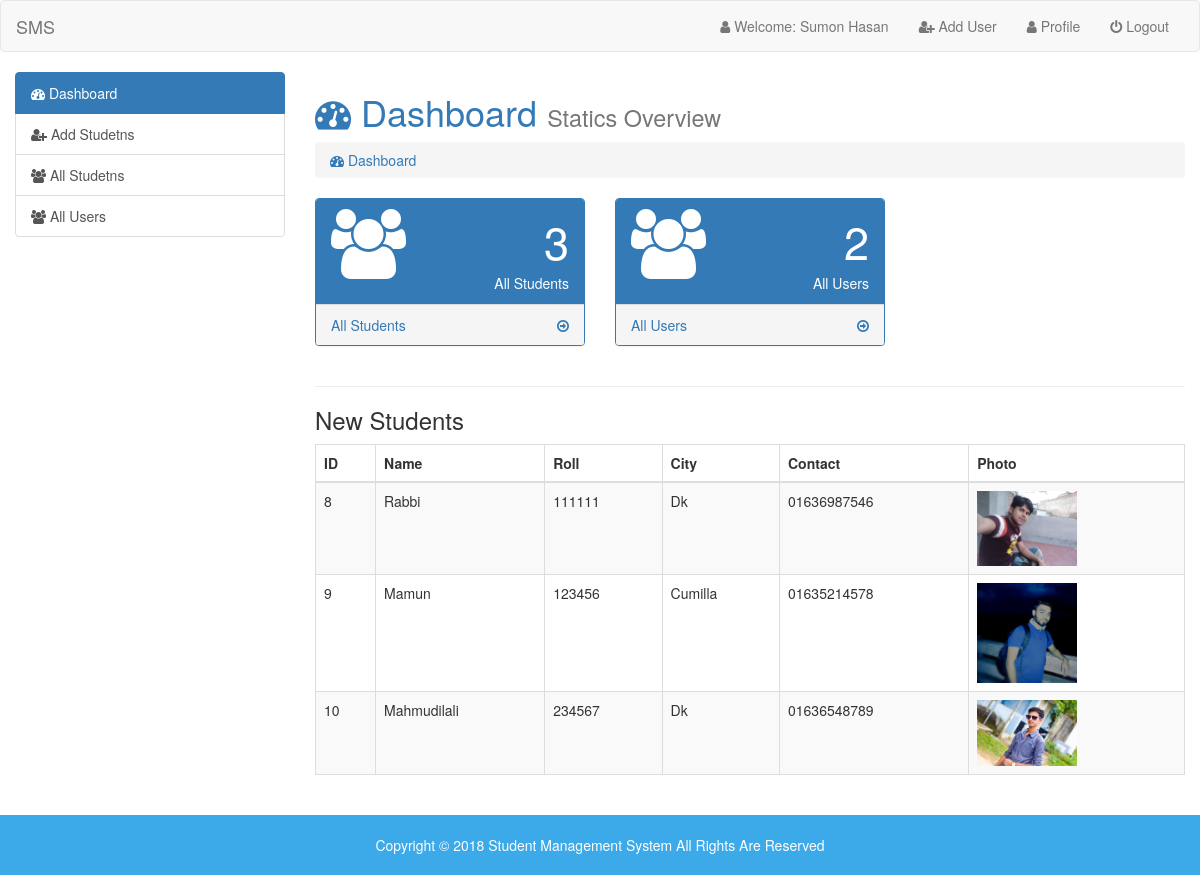
Screenshot of /php_pro1/admin/index.php (signed in) with the database file from the repository.
### tables this page shows
CREATE TABLE `student_info` (
  `id` int(5) NOT NULL,
  `name` varchar(50) NOT NULL,
  `roll` int(6) NOT NULL,
  `class` varchar(3) NOT NULL,
  `city` varchar(20) NOT NULL,
  `pcontact` varchar(11) NOT NULL,
  `photo` varchar(50) NOT NULL,
  `datetime` timestamp NOT NULL DEFAULT current_timestamp()
);

### php_pro1/admin/dashboard.php (the view)
<h1 class="text-primary"> <i class="fa fa-dashboard"></i> Dashboard <small>Statics Overview</small> </h1>
<ol class="breadcrumb">
  <li class="active"><a href="#"> <i class="fa fa-dashboard"></i> Dashboard</a></li>
</ol>
<?php
  $count_student = mysqli_query($linnk, "SELECT * FROM `student_info` ");
  $total_student = mysqli_num_rows($count_student);
  $count_users = mysqli_query($linnk, "SELECT * FROM `users` ");
  $total_users = mysqli_num_rows($count_users);
 ?>
<div class="row">
  <div class="col-sm-4">
      <div class="panel panel-primary">
        <div class="panel-heading">
          <div class="row">
            <div class="col-xs-3">
              <i class="fa fa-users fa-5x"></i>
            </div>
            <div class="col-xs-9">
              <div class="pull-right" style="font-size:45px"> <?= $total_student;  ?> </div>
              <div class="clearfix"></div>
              <div class="pull-right">All Students</div>
            </div>
        </div>
        </div>
          <a href="index.php?page=all-students">
            <div class="panel-footer">
              <span class="pull-left">All Students</span>
              <span class="pull-right"> <i class="fa fa-arrow-circle-o-right"></i> </span>
              <div class="clearfix"></div>
            </div>
          </a>
      </div>
  </div>
  <div class="col-sm-4">
      <div class="panel panel-primary">
        <div class="panel-heading">
          <div class="row">
            <div class="col-xs-3">
              <i class="fa fa-users fa-5x"></i>
            </div>
            <div class="col-xs-9">
              <div class="pull-right" style="font-size:45px"> <?= $total_users;  ?> </div>
              <div class="clearfix"></div>
              <div class="pull-right">All Users</div>
            </div>
        </div>
        </div>
          <a href="index.php?page=all-users">
            <div class="panel-footer">
              <span class="pull-left">All Users</span>
              <span class="pull-right"> <i class="fa fa-arrow-circle-o-right"></i> </span>
              <div class="clearfix"></div>
            </div>
          </a>
      </div>
  </div>
</div>
<hr>
<h3>New Students</h3>
<div class=" table-responsive">
<table id="data" class="table table-hover table-bordered table-striped">
<thead>
<tr>
  <th>ID</th>
  <th>Name</th>
  <th>Roll</th>
  <th>City</th>
  <th>Contact</th>
  <th>Photo</th>
</tr>
</thead>
<tbody>
  <?php
  $db_sinfo = mysqli_query($linnk, "SELECT * FROM `student_info` ");
  while ($row = mysqli_fetch_assoc($db_sinfo)) {?>
  <tr>
    <td> <?php echo $row['id']; ?> </td>
    <td><?php echo ucwords($row['name']); ?></td>
    <td><?php echo $row['roll']; ?></td>
    <td><?php echo ucwords($row['city']); ?></td>
    <td><?php echo $row['pcontact']; ?></td>
    <td> <img style="width: 100px" src="student_img/<?php echo $row['photo']; ?>" alt=""> </td>
  </tr>
  <?php
}
 ?>
</tbody>
</table>
</div>

### php_pro1/admin/index.php (shortened to what this page needs)
<!DOCTYPE html>
<html lang="en">
<head>
  <link href="https://stackpath.bootstrapcdn.com/font-awesome/4.7.0/css/font-awesome.min.css" rel="stylesheet"
>
  <link rel="stylesheet" href="../css/bootstrap.min.css">
  <link rel="stylesheet" href="../css/navbar-fixed.css">
  <link rel="stylesheet" href="../css/style.css">
  <link rel="stylesheet" href="../css/dataTables.bootstrap.min.css">
  <link rel="stylesheet" href="../css/animate.css">
</head>
<body>
  <nav class="navbar navbar-default">
    <div class="container-fluid">
    <div class="navbar-header">
      <a class="navbar-brand" href="index.php">SMS</a>
    </div>
    <div class="collapse navbar-collapse" id="bs-example-navbar-collapse-1">
      <ul class="nav navbar-nav navbar-right">
        <li> <a href="logout.php"> <i class="fa fa-user"></i> Welcome: Sumon Hasan</a> </li>
        <li> <a href="registration.php"> <i class="fa fa-user-plus"></i> Add User</a> </li>
        <li> <a href="index.php?page=user-profile"> <i class="fa fa-user"></i> Profile</a> </li>
        <li> <a href="logout.php"> <i class="fa fa-power-off"></i> Logout</a> </li>
      </ul>
    </div>
  </div>
</nav>
<div class="container-fluid">
  <div class="row">
    <div class="col-sm-3">
      <div class="list-group">
  <a href="index.php?page=dashboard" class="list-group-item active">
  <i class="fa fa-dashboard"></i> Dashboard
  </a>
  <a href="index.php?page=add-students" class="list-group-item"> <i class="fa fa-user-plus"></i> Add Studetns</a>
  <a href="index.php?page=all-students" class="list-group-item"> <i class="fa fa-users"></i> All Studetns</a>
  <a href="index.php?page=all-users" class="list-group-item"> <i class="fa fa-users"></i> All Users</a>
</div>
    </div>
    <div class="col-sm-9">
      <div class="content">
          <?php
          if(isset($_GET['page'])) {
            $page = $_GET['page'].'.php';
          }else {
            $page = "dashboard.php";
          }
          if(file_exists($page)) {
            require_once $page;
          }else {
            require_once '404.php';
          }
           ?>
      </div>
    </div>
  </div>
</div>
<footer class="footer-area">
  <p>Copyright &copy; 2018 Student Management System All Rights Are Reserved</p>
</footer>
</body>
</html>

### php_pro1/css/navbar-fixed.css (style rules this page uses)
html, body { height: 100%; }
nav { min-height: 3.5rem; }

### php_pro1/css/style.css (style rules this page uses)
.content { min-height: 550px; }
.footer-area { background: #3CA9E8; text-align: center; padding: 20px; color:#fff; margin-top: 20px; }
.footer-area p { margin: 0; }

### rows the page displays
student_info: id "8", name "Rabbi", roll "111111", city "Dk", pcontact "01636987546", photo (picture)
student_info: id "9", name "Mamun", roll "123456", city "Cumilla", pcontact "01635214578", photo (picture)
student_info: id "10", name "Mahmudilali", roll "234567", city "Dk", pcontact "01636548789", photo (picture)

### other values shown
$total_student "3"
$total_users "2"
